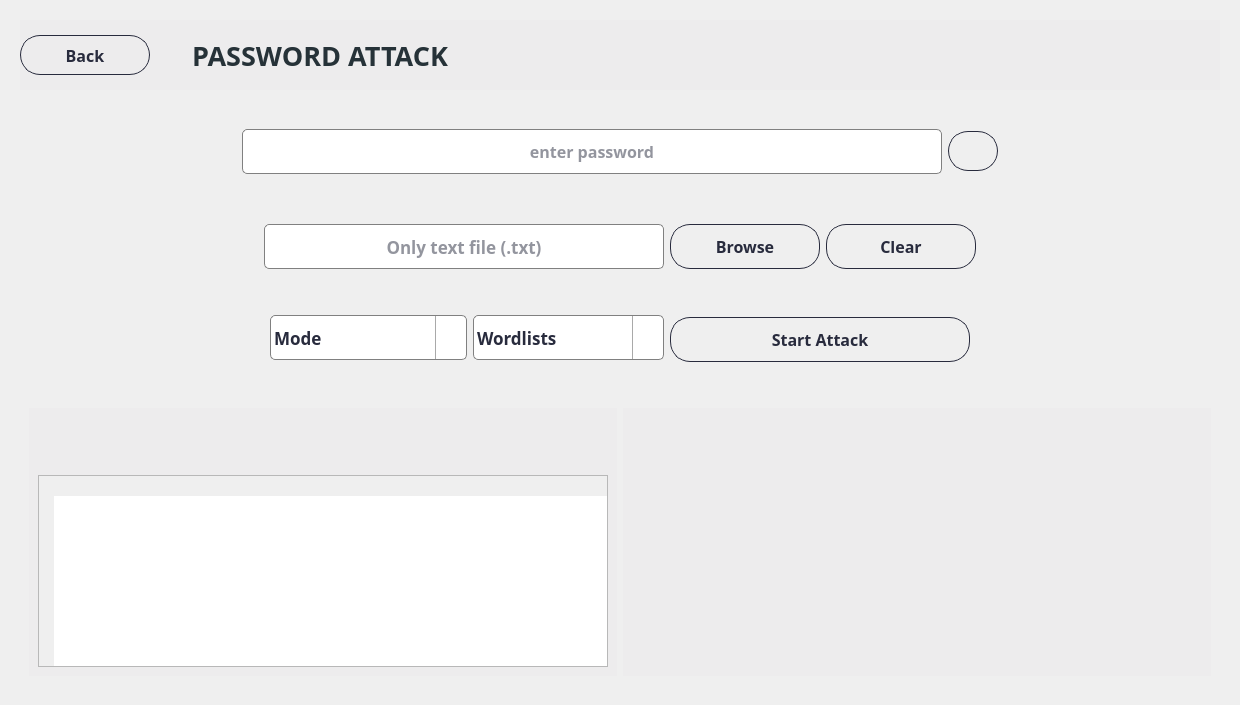
      <widget class="QWidget" name="page_passwordAttack">
       <layout class="QHBoxLayout" name="horizontalLayout_16">
        <item alignment="Qt::AlignTop">
         <widget class="QWidget" name="widget_35" native="true">
          <property name="styleSheet">
           <string notr="true">QWidget#widget_38,
QWidget#widget_20,
QWidget#widget_11,
QWidget#widget_57 {
    border: 1px solid rgb(237, 236, 237); /* Set the &quot;groove&quot; border style for the specific widgets */
	background-color: rgb(237, 236, 237);
}
</string>
          </property>
          <layout class="QVBoxLayout" name="verticalLayout_21">
           <property name="spacing">
            <number>30</number>
           </property>
           <item>
            <widget class="QWidget" name="widget_38" native="true">
             <property name="minimumSize">
              <size>
               <width>1200</width>
               <height>70</height>
              </size>
             </property>
             <property name="maximumSize">
              <size>
               <width>16777215</width>
               <height>70</height>
              </size>
             </property>
             <property name="styleSheet">
              <string notr="true"/>
             </property>
             <widget class="QWidget" name="widget_109" native="true">
              <property name="geometry">
               <rect>
                <x>0</x>
                <y>5</y>
                <width>152</width>
                <height>60</height>
               </rect>
              </property>
              <property name="minimumSize">
               <size>
                <width>0</width>
                <height>60</height>
               </size>
              </property>
              <property name="maximumSize">
               <size>
                <width>16777215</width>
                <height>60</height>
               </size>
              </property>
              <property name="styleSheet">
               <string notr="true">color:rgb(65,155,249);
background-color: rgb(237, 236, 237);
border-radius: 20px;</string>
              </property>
              <layout class="QHBoxLayout" name="horizontalLayout_49">
               <item alignment="Qt::AlignLeft">
                <widget class="QPushButton" name="btn_backDict">
                 <property name="minimumSize">
                  <size>
                   <width>130</width>
                   <height>40</height>
                  </size>
                 </property>
                 <property name="maximumSize">
                  <size>
                   <width>130</width>
                   <height>40</height>
                  </size>
                 </property>
                 <property name="font">
                  <font>
                   <family>Barlow</family>
                   <pointsize>12</pointsize>
                   <weight>75</weight>
                   <bold>true</bold>
                  </font>
                 </property>
                 <property name="cursor">
                  <cursorShape>PointingHandCursor</cursorShape>
                 </property>
                 <property name="styleSheet">
                  <string notr="true">QPushButton {    
    border: 1px solid rgba(40,43,61,255) ;
    border-radius: 20px;
    padding: 5px 10px;
	color: rgba(40,43,61,255) ;
}

QPushButton:hover {
    background-color: ;
}
</string>
                 </property>
                 <property name="text">
                  <string>Back</string>
                 </property>
                 <property name="icon">
                  <iconset>
                   <normaloff>../icons/icons8-go-back-45.png</normaloff>../icons/icons8-go-back-45.png</iconset>
                 </property>
                 <property name="iconSize">
                  <size>
                   <width>35</width>
                   <height>35</height>
                  </size>
                 </property>
                </widget>
               </item>
              </layout>
             </widget>
             <widget class="QLabel" name="label_headofPasswordAttack">
              <property name="geometry">
               <rect>
                <x>152</x>
                <y>15</y>
                <width>500</width>
                <height>40</height>
               </rect>
              </property>
              <property name="minimumSize">
               <size>
                <width>500</width>
                <height>40</height>
               </size>
              </property>
              <property name="maximumSize">
               <size>
                <width>500</width>
                <height>40</height>
               </size>
              </property>
              <property name="font">
               <font>
                <family>Barlow</family>
                <pointsize>20</pointsize>
                <weight>75</weight>
                <bold>true</bold>
               </font>
              </property>
              <property name="styleSheet">
               <string notr="true">color: rgb(38, 50, 56);</string>
              </property>
              <property name="text">
               <string>PASSWORD ATTACK</string>
              </property>
              <property name="alignment">
               <set>Qt::AlignLeading|Qt::AlignLeft|Qt::AlignVCenter</set>
              </property>
              <property name="indent">
               <number>20</number>
              </property>
             </widget>
            </widget>
           </item>
           <item alignment="Qt::AlignHCenter">
            <widget class="QWidget" name="widget_39" native="true">
             <layout class="QHBoxLayout" name="horizontalLayout_18">
              <item>
               <widget class="QLineEdit" name="lineEdit_passwordDict">
                <property name="enabled">
                 <bool>false</bool>
                </property>
                <property name="minimumSize">
                 <size>
                  <width>700</width>
                  <height>45</height>
                 </size>
                </property>
                <property name="font">
                 <font>
                  <family>Barlow</family>
                  <pointsize>12</pointsize>
                  <weight>75</weight>
                  <bold>true</bold>
                 </font>
                </property>
                <property name="styleSheet">
                 <string notr="true">QLineEdit {
  border: 1px solid gray;
  color: rgba(40,43,61,255);
  border-radius: 5px;
}

QLineEdit:hover {
  border: 2px solid;
  border-color: rgba(0,143,255,255);
}
QLineEdit:focus {
  border: 1px solid;
  border-color: rgba(88,199,141,255);
}
</string>
                </property>
                <property name="alignment">
                 <set>Qt::AlignCenter</set>
                </property>
                <property name="placeholderText">
                 <string>enter password</string>
                </property>
               </widget>
              </item>
              <item>
               <widget class="QPushButton" name="btn_showPasswordDict">
                <property name="minimumSize">
                 <size>
                  <width>50</width>
                  <height>40</height>
                 </size>
                </property>
                <property name="maximumSize">
                 <size>
                  <width>50</width>
                  <height>40</height>
                 </size>
                </property>
                <property name="cursor">
                 <cursorShape>PointingHandCursor</cursorShape>
                </property>
                <property name="styleSheet">
                 <string notr="true">QPushButton {    
    border: 1px solid rgba(40,43,61,255);
    border-radius: 20px;
    padding: 5px 10px;
}

QPushButton:hover {
    background-color: ;
}
</string>
                </property>
                <property name="text">
                 <string/>
                </property>
                <property name="icon">
                 <iconset>
                  <normaloff>../icons/icon-visible.png</normaloff>../icons/icon-visible.png</iconset>
                </property>
                <property name="iconSize">
                 <size>
                  <width>30</width>
                  <height>30</height>
                 </size>
                </property>
               </widget>
              </item>
             </layout>
            </widget>
           </item>
           <item alignment="Qt::AlignHCenter">
            <widget class="QWidget" name="widget_74" native="true">
             <layout class="QHBoxLayout" name="horizontalLayout">
              <item>
               <widget class="QLineEdit" name="lineEdit_inputFileDict">
                <property name="minimumSize">
                 <size>
                  <width>400</width>
                  <height>45</height>
                 </size>
                </property>
                <property name="maximumSize">
                 <size>
                  <width>400</width>
                  <height>40</height>
                 </size>
                </property>
                <property name="font">
                 <font>
                  <family>Barlow</family>
                  <pointsize>13</pointsize>
                  <weight>75</weight>
                  <bold>true</bold>
                 </font>
                </property>
                <property name="styleSheet">
                 <string notr="true">QLineEdit {
  border: 1px solid gray;
  color: rgba(40,43,61,255);
  border-radius: 5px;
}

QLineEdit:hover {
  border: 2px solid;
  border-color: rgba(0,143,255,255);
}
QLineEdit:focus {
  border: 1px solid;
  border-color: rgba(88,199,141,255);
}
</string>
                </property>
                <property name="alignment">
                 <set>Qt::AlignCenter</set>
                </property>
                <property name="readOnly">
                 <bool>true</bool>
                </property>
                <property name="placeholderText">
                 <string>Only text file (.txt)</string>
                </property>
               </widget>
              </item>
              <item>
               <widget class="QPushButton" name="btn_browseDict">
                <property name="minimumSize">
                 <size>
                  <width>150</width>
                  <height>45</height>
                 </size>
                </property>
                <property name="maximumSize">
                 <size>
                  <width>150</width>
                  <height>40</height>
                 </size>
                </property>
                <property name="font">
                 <font>
                  <family>Barlow</family>
                  <pointsize>12</pointsize>
                  <weight>75</weight>
                  <bold>true</bold>
                 </font>
                </property>
                <property name="cursor">
                 <cursorShape>PointingHandCursor</cursorShape>
                </property>
                <property name="styleSheet">
                 <string notr="true">QPushButton {    
    border: 1px solid rgba(40,43,61,255) ;
    border-radius: 20px;
    padding: 5px 10px;
	color: rgba(40,43,61,255) ;
}

QPushButton:hover {
    background-color: ;
}
</string>
                </property>
                <property name="text">
                 <string>Browse</string>
                </property>
                <property name="icon">
                 <iconset>
                  <normaloff>../icons/icon-folder.png</normaloff>../icons/icon-folder.png</iconset>
                </property>
                <property name="iconSize">
                 <size>
                  <width>35</width>
                  <height>35</height>
                 </size>
                </property>
               </widget>
              </item>
              <item>
               <widget class="QPushButton" name="btn_clearDict">
                <property name="minimumSize">
                 <size>
                  <width>150</width>
                  <height>45</height>
                 </size>
                </property>
                <property name="maximumSize">
                 <size>
                  <width>150</width>
                  <height>40</height>
                 </size>
                </property>
                <property name="font">
                 <font>
                  <family>Barlow</family>
                  <pointsize>12</pointsize>
                  <weight>75</weight>
                  <bold>true</bold>
                 </font>
                </property>
                <property name="cursor">
                 <cursorShape>PointingHandCursor</cursorShape>
                </property>
                <property name="styleSheet">
                 <string notr="true">QPushButton {    
    border: 1px solid rgba(40,43,61,255) ;
    border-radius: 20px;
    padding: 5px 10px;
	color: rgba(40,43,61,255) ;
}

QPushButton:hover {
    background-color: ;
}
</string>
                </property>
                <property name="text">
                 <string>Clear</string>
                </property>
                <property name="icon">
                 <iconset>
                  <normaloff>../icons/icon-clear.png</normaloff>../icons/icon-clear.png</iconset>
                </property>
                <property name="iconSize">
                 <size>
                  <width>35</width>
                  <height>35</height>
                 </size>
                </property>
               </widget>
              </item>
             </layout>
            </widget>
           </item>
           <item alignment="Qt::AlignHCenter">
            <widget class="QWidget" name="widget_107" native="true">
             <layout class="QHBoxLayout" name="horizontalLayout_17">
              <item>
               <widget class="QComboBox" name="dropdown_modeAttack">
                <property name="minimumSize">
                 <size>
                  <width>137</width>
                  <height>45</height>
                 </size>
                </property>
                <property name="maximumSize">
                 <size>
                  <width>260</width>
                  <height>45</height>
                 </size>
                </property>
                <property name="font">
                 <font>
                  <family>Barlow</family>
                  <pointsize>13</pointsize>
                  <weight>75</weight>
                  <bold>true</bold>
                 </font>
                </property>
                <property name="cursor">
                 <cursorShape>PointingHandCursor</cursorShape>
                </property>
                <property name="styleSheet">
                 <string notr="true">QComboBox {
        border: 1px solid gray;
        border-radius: 5px;
        padding: 1px 18px 1px 3px;
        min-width: 6em;
		color: rgba(40,43,61,255) ;
 }
 QComboBox:drop-down {
	subcontrol-origin: padding;
	subcontrol-position: top right;
	width: 30px;
	border-left-width: 1px;
	border-left-color: darkgray;
	border-left-style: solid;
	border-top-right-radius: 3px;
	border-bottom-right-radius: 3px;	
}
QComboBox::down-arrow {
	
	image: url(&quot;/home/kali/Desktop/Linux-ISAN-Security-Gizmo-Box/assets/icons/icons8-expand-arrow-30.png&quot;);

}
QComboBox:hover {
	border: 1px solid;
   border-color:  rgba(0,143,255,255);
}

</string>
                </property>
                <item>
                 <property name="text">
                  <string>Mode</string>
                 </property>
                </item>
                <item>
                 <property name="text">
                  <string>Straight forward</string>
                 </property>
                </item>
                <item>
                 <property name="text">
                  <string>Combinator</string>
                 </property>
                </item>
                <item>
                 <property name="text">
                  <string>Skipping 1</string>
                 </property>
                </item>
                <item>
                 <property name="text">
                  <string>Skipping 2</string>
                 </property>
                </item>
               </widget>
              </item>
              <item>
               <widget class="QComboBox" name="dropdown_wordLists">
                <property name="minimumSize">
                 <size>
                  <width>137</width>
                  <height>45</height>
                 </size>
                </property>
                <property name="maximumSize">
                 <size>
                  <width>270</width>
                  <height>45</height>
                 </size>
                </property>
                <property name="font">
                 <font>
                  <family>Barlow</family>
                  <pointsize>13</pointsize>
                  <weight>75</weight>
                  <bold>true</bold>
                 </font>
                </property>
                <property name="cursor">
                 <cursorShape>PointingHandCursor</cursorShape>
                </property>
                <property name="styleSheet">
                 <string notr="true">QComboBox {
        border: 1px solid gray;
        border-radius: 5px;
        padding: 1px 18px 1px 3px;
        min-width: 6em;
		color: rgba(40,43,61,255) ;
 }
 QComboBox:drop-down {
	subcontrol-origin: padding;
	subcontrol-position: top right;
	width: 30px;
	border-left-width: 1px;
	border-left-color: darkgray;
	border-left-style: solid;
	border-top-right-radius: 3px;
	border-bottom-right-radius: 3px;	
}
QComboBox::down-arrow {
	
	image: url(&quot;/home/kali/Desktop/Linux-ISAN-Security-Gizmo-Box/assets/icons/icons8-expand-arrow-30.png&quot;);

}
QComboBox:hover {
	border: 1px solid;
   border-color:  rgba(0,143,255,255);
}

</string>
                </property>
                <property name="iconSize">
                 <size>
                  <width>10</width>
                  <height>10</height>
                 </size>
                </property>
                <item>
                 <property name="text">
                  <string>Wordlists</string>
                 </property>
                </item>
                <item>
                 <property name="text">
                  <string>rockyou.txt</string>
                 </property>
                </item>
                <item>
                 <property name="text">
                  <string>crackstation.txt</string>
                 </property>
                </item>
               </widget>
              </item>
              <item>
               <widget class="QPushButton" name="btn_start_attack">
                <property name="minimumSize">
                 <size>
                  <width>300</width>
                  <height>45</height>
                 </size>
                </property>
                <property name="maximumSize">
                 <size>
                  <width>170</width>
                  <height>40</height>
                 </size>
                </property>
                <property name="font">
                 <font>
                  <family>Barlow</family>
                  <pointsize>12</pointsize>
                  <weight>75</weight>
                  <bold>true</bold>
                 </font>
                </property>
                <property name="cursor">
                 <cursorShape>PointingHandCursor</cursorShape>
                </property>
                <property name="styleSheet">
                 <string notr="true">QPushButton {    
    border: 1px solid rgba(40,43,61,255) ;
    border-radius: 20px;
    padding: 5px 10px;
	color: rgba(40,43,61,255) ;
}

QPushButton:hover {
    background-color: ;
}
</string>
                </property>
                <property name="text">
                 <string>Start Attack</string>
                </property>
                <property name="icon">
                 <iconset>
                  <normaloff>../icons/icon_start.png</normaloff>../icons/icon_start.png</iconset>
                </property>
                <property name="iconSize">
                 <size>
                  <width>35</width>
                  <height>35</height>
                 </size>
                </property>
               </widget>
              </item>
             </layout>
            </widget>
           </item>
           <item>
            <widget class="QWidget" name="widget_37" native="true">
             <layout class="QHBoxLayout" name="horizontalLayout_38">
              <item>
               <widget class="QWidget" name="widget_20" native="true">
                <layout class="QVBoxLayout" name="verticalLayout_13">
                 <item>
                  <widget class="QLabel" name="label_focus_output">
                   <property name="font">
                    <font>
                     <family>Barlow</family>
                     <pointsize>18</pointsize>
                     <weight>75</weight>
                     <bold>true</bold>
                    </font>
                   </property>
                   <property name="styleSheet">
                    <string notr="true">color: black;</string>
                   </property>
                   <property name="text">
                    <string/>
                   </property>
                   <property name="alignment">
                    <set>Qt::AlignCenter</set>
                   </property>
                  </widget>
                 </item>
                 <item>
                  <widget class="QTextEdit" name="textEdit_result_hashcat">
                   <property name="sizePolicy">
                    <sizepolicy hsizetype="Preferred" vsizetype="Preferred">
                     <horstretch>0</horstretch>
                     <verstretch>0</verstretch>
                    </sizepolicy>
                   </property>
                   <property name="font">
                    <font>
                     <family>Barlow</family>
                     <pointsize>13</pointsize>
                     <weight>75</weight>
                     <bold>true</bold>
                    </font>
                   </property>
                   <property name="styleSheet">
                    <string notr="true">QTextEdit {
		padding-top: 20px;
        padding-left: 15px;
		color: rgba(0,0,0,255) ;
}
QScrollBar:vertical {
        border: 1px solid #c2c2c2; /* Vertical scroll bar border */
        background: #f0f0f0; /* Vertical scroll bar background color */
        width: 15px; /* Width of the scroll bar */
}
QScrollBar::handle:vertical {
        background: #666666; /* Color of the scroll bar thumb */
        border: 1px solid #333333; /* Border of the scroll bar thumb */
        min-height: 30px; /* Height of the scroll bar thumb */
}
QScrollBar::add-line:vertical {
        height: 20px; /* Height of the bottom button */
        background: #f0f0f0; /* Color of the bottom button */
}
QScrollBar::sub-line:vertical {
        height: 20px; /* Height of the top button */
        background: #f0f0f0; /* Color of the top button */
}</string>
                   </property>
                   <property name="midLineWidth">
                    <number>0</number>
                   </property>
                   <property name="readOnly">
                    <bool>true</bool>
                   </property>
                   <property name="placeholderText">
                    <string/>
                   </property>
                  </widget>
                 </item>
                </layout>
               </widget>
              </item>
              <item>
               <widget class="QWidget" name="widget_11" native="true">
                <layout class="QHBoxLayout" name="horizontalLayout_45">
                 <item>
                  <widget class="QLabel" name="label_loadding">
                   <property name="minimumSize">
                    <size>
                     <width>400</width>
                     <height>250</height>
                    </size>
                   </property>
                   <property name="maximumSize">
                    <size>
                     <width>400</width>
                     <height>350</height>
                    </size>
                   </property>
                   <property name="font">
                    <font>
                     <family>Barlow</family>
                     <weight>75</weight>
                     <bold>true</bold>
                    </font>
                   </property>
                   <property name="text">
                    <string/>
                   </property>
                  </widget>
                 </item>
                </layout>
               </widget>
              </item>
             </layout>
            </widget>
           </item>
          </layout>
         </widget>
        </item>
       </layout>
      </widget>
